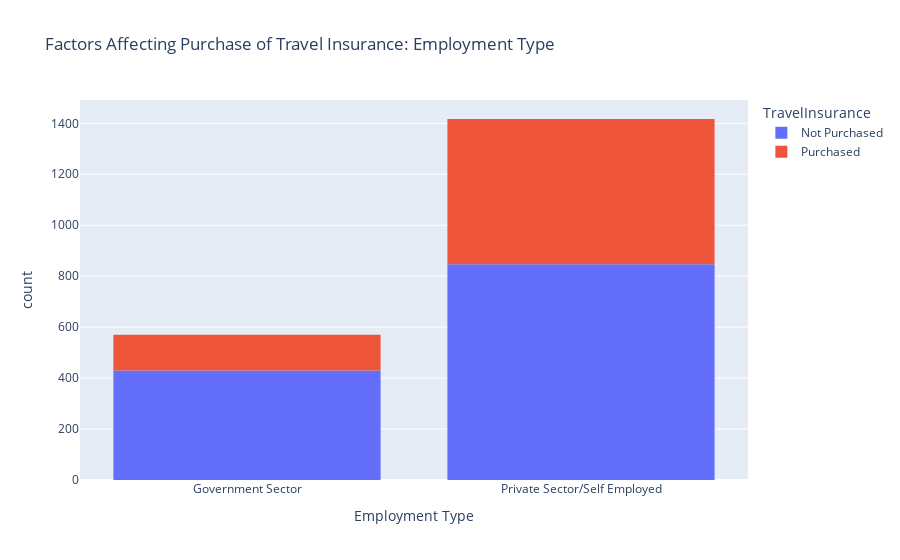

The cell this chart's notebook holds for it:
### Markdown cell above
**How does a person’s type of employment affects the purchase of an insurance policy?**

This line of code creates a histogram using Plotly Express library's px.histogram() function to visualize the relationship between Employment Type and Travel Insurance. The data DataFrame is used as the first argument, while the "Employment Type" column is specified as the x argument for the histogram. The histogram bars are colored based on the "TravelInsurance" column using the color argument, and the title of the histogram is specified using the title argument.

### Code cell
data = data
figure = px.histogram(data, x = "Employment Type", 
                      color = "TravelInsurance", 
                      title= "Factors Affecting Purchase of Travel Insurance: Employment Type")
figure.show()

### Figure 1 — Plotly figure (JSON) as saved in the notebook; plotly's stock layout.template omitted (floating-point values rounded to 4 significant figures; data arrays with more than 128 entries replaced by an {"elided": "..."} marker saying what was removed)
{"data": [{"alignmentgroup": "True", "bingroup": "x", "hovertemplate": "TravelInsurance=Not Purchased<br>Employment Type=%{x}<br>count=%{y}<extra></extra>", "legendgroup": "Not Purchased", "marker": {"color": "#636efa", "pattern": {"shape": ""}}, "name": "Not Purchased", "offsetgroup": "Not Purchased", "orientation": "v", "showlegend": true, "type": "histogram", "x": {"elided": "1277 str values"}, "xaxis": "x", "yaxis": "y"}, {"alignmentgroup": "True", "bingroup": "x", "hovertemplate": "TravelInsurance=Purchased<br>Employment Type=%{x}<br>count=%{y}<extra></extra>", "legendgroup": "Purchased", "marker": {"color": "#EF553B", "pattern": {"shape": ""}}, "name": "Purchased", "offsetgroup": "Purchased", "orientation": "v", "showlegend": true, "type": "histogram", "x": {"elided": "710 str values"}, "xaxis": "x", "yaxis": "y"}], "layout": {"barmode": "relative", "legend": {"title": {"text": "TravelInsurance"}, "tracegroupgap": 0}, "title": {"text": "Factors Affecting Purchase of Travel Insurance: Employment Type"}, "xaxis": {"anchor": "y", "domain": [0, 1], "title": {"text": "Employment Type"}}, "yaxis": {"anchor": "x", "domain": [0, 1], "title": {"text": "count"}}}}
